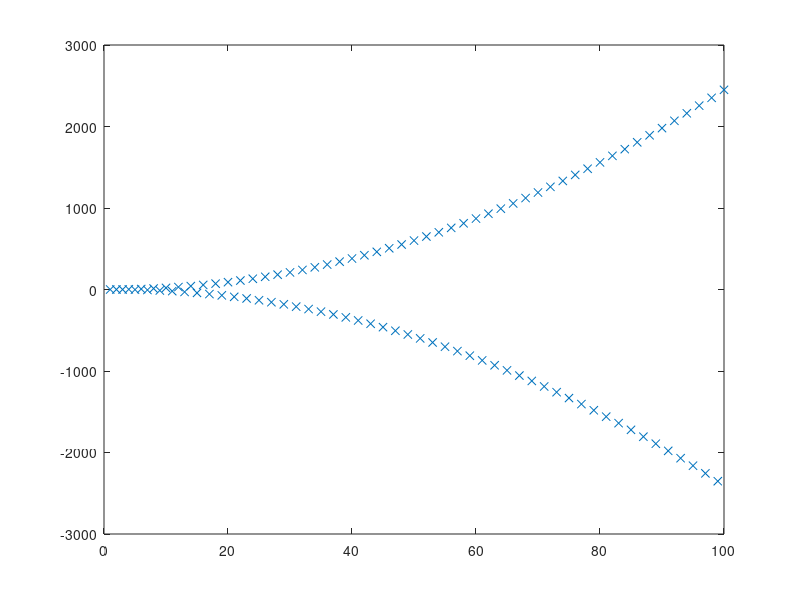

Write MATLAB code to recreate this figure. (Note: this script raises an error after producing the figure.)
clear all
clc

for i=1:100
    x(i)=i;
end

for i=1:50
    y(2*i-1)=(i-1)-(i-1).*(i-1);
    y(2*i)=(i-1)+(i-1).*(i-1);
end

plot(x,y,'x')
LM=fitlm(x,y,'quadratic')

modelfun=@(b,x)(b(1)+b(2).*x+b(3).*x.^2);
beta0=[0,0,1]
NLM=fitnlm(x,y,modelfun,beta0)
